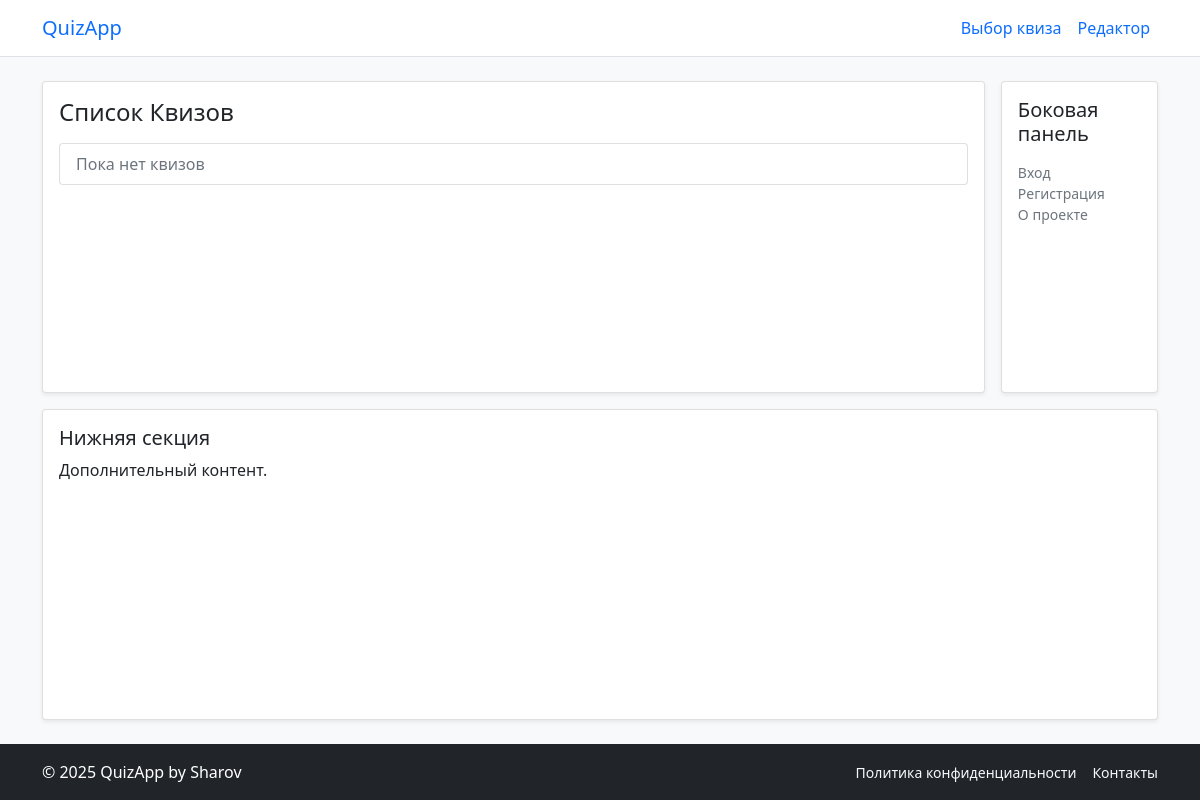
Before: /quizzes/ with the older database file.
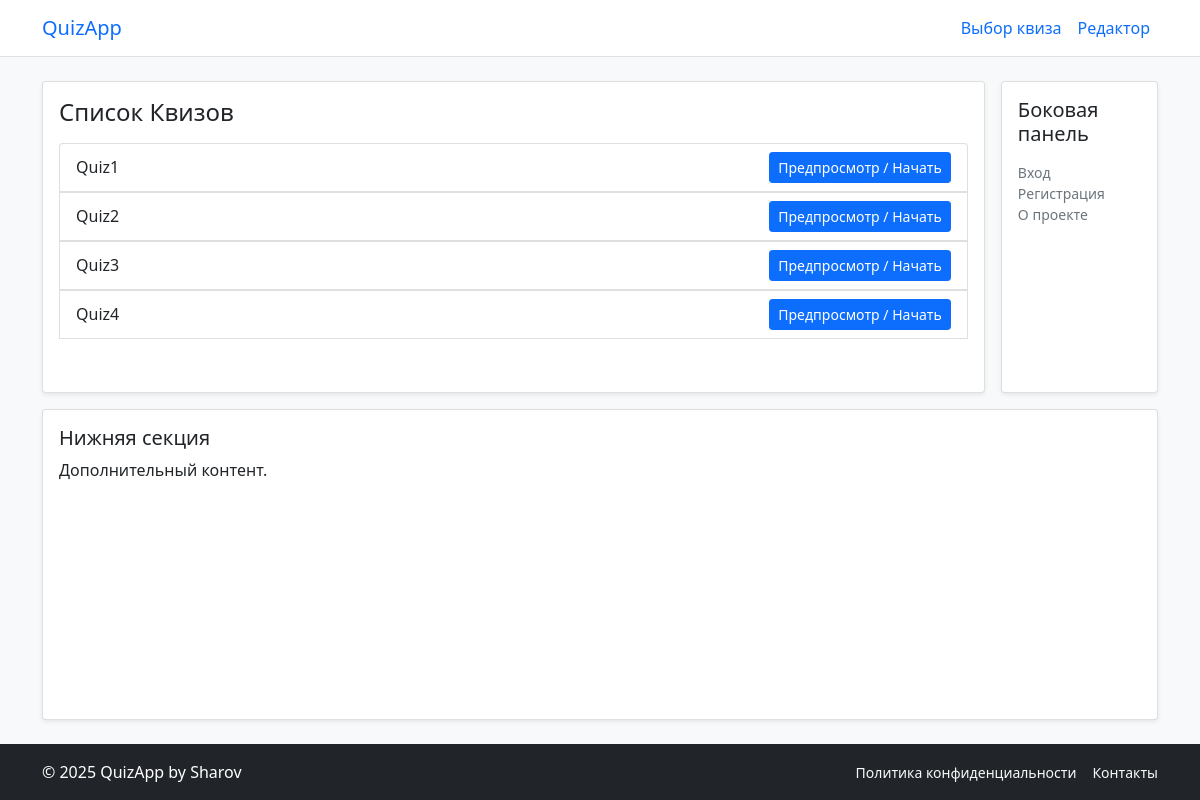
After: the same page with the newer database file.
### database/model.py (models this page shows, shortened)
class Quiz(db.Model):
    __tablename__ = 'quizzes'
    id = db.Column(db.Integer, primary_key=True)
    name = db.Column(db.String(50), nullable=False)
    user_id = db.Column(db.Integer, db.ForeignKey('users.id'), nullable=False)
    questions = db.relationship(
        'Question',
        secondary=quiz_questions,
        backref='quizzes',
        lazy='select'
    )

### app/routes.py (the view)
@bp.route('/quizzes/')
def quizzes_view():
    quizzes = list_instances(Quiz)
    return render_template('quizzes.html', quizzes=quizzes)

### database/CRUD.py (called while the page is built)
def list_instances(model):
    return db.session.scalars(select(model).order_by(model.id)).all()

### templates/quizzes.html (shortened to what this page needs)
{% extends "base.html" %}
{% block header %}Список Квизов{% endblock %}
{% block content %}
  <ul class="list-group">
    {% for quiz in quizzes %}
      <li class="list-group-item d-flex justify-content-between align-items-center">
        <span class="fw-medium">{{ quiz.name }}</span>
        <div class="d-flex gap-2">
          <button
            class="btn btn-primary btn-sm"
            type="button"
            data-bs-toggle="modal"
            data-bs-target="#quizStartModal{{ quiz.id }}"
          >
            Предпросмотр / Начать
          </button>
        </div>
      </li>
    {% else %}
      <li class="list-group-item text-secondary">Пока нет квизов</li>
    {% endfor %}
  </ul>
{% endblock %}

Changed rows visible on the page:
added Quiz: name "Quiz1"
added Quiz: name "Quiz2"
added Quiz: name "Quiz3"
added Quiz: name "Quiz4"
Other visible differences:
text no longer shown: "Пока нет квизов"
